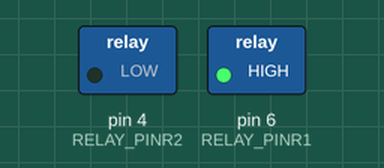
This sketch was run on a simulated Arduino Uno, built with avr-gcc and run on an emulated ATmega328P. Parts: switched loads named in the sketch (green lamp = pin HIGH).

Above: at 2.0 s.
At 6.0 s:
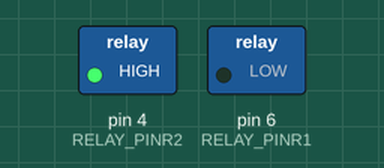
Timing chart, 0 to 10.4 s (numbered marks = the images above):
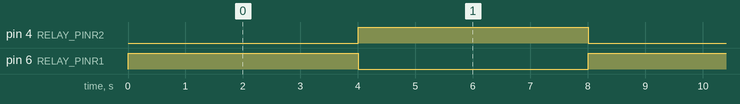

The sketch:

sketch_jan28b.ino
```cpp
const int RELAY_PINR1 = 6; //6up
const int RELAY_PINR2 = 4; //4down


void setup() {
  pinMode(RELAY_PINR1, OUTPUT);
  pinMode(RELAY_PINR2, OUTPUT);

}

void loop() {
  digitalWrite(RELAY_PINR1, HIGH);// turn relay 1 OFF
  digitalWrite(RELAY_PINR2, LOW);
  delay(4000);
   digitalWrite(RELAY_PINR1, LOW);// turn relay 1 OFF
  digitalWrite(RELAY_PINR2, HIGH);

  delay(4000);
}
```

Measured:
- by itself, pin 4 (RELAY_PINR2), pin 6 (RELAY_PINR1): alternates HIGH for 4.0 s and LOW for 4.0 s
